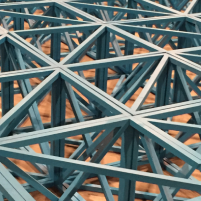
#> input picture data/images/coco/mesh.png, 201 x 201 px
$ jupyter execute sandbox_gabor.ipynb
#> lines starting #> are read from the running program, lines starting #| are printed output that depends on the picture
### lab/libtools.py
#!/usr/bin/env python3

import itertools, math, imageio
import numpy as np
import matplotlib.pyplot as plt

# [62 lines left out: functions construct_LAM, construct_SLAM, GL_eigen, not called in this run]

def downsample(mat, factor):
    return mat[::factor, ::factor]

def gaussian(dist, sigma):
    return np.exp(-(dist**2/sigma))

def gabor_filter(sigma_x, sigma_y, deg, samples=20, k=2, min=-5, max=5):
    gradient = np.linspace(min, max, samples)
    X, Y = np.meshgrid(gradient, gradient)

    rad = np.deg2rad(deg)
    X = X * np.cos(rad) - Y * np.sin(rad)
    Y = X * np.sin(rad) + Y * np.cos(rad)

    C = 1 / (2 * math.pi * sigma_x * sigma_y)
    z = C * np.exp(-(X**2) / (2 * sigma_x**2) - (Y**2) / (2 * sigma_y**2))
    gabor = np.cos(X * k) * z
    return gabor

# [39 lines left out: functions gabor_conv, HSV2RGB, grade, not called in this run]

def unit_count(a, b):
    return [np.sum(a/np.size(a)), np.sum(b/np.size(b))]

# [18 lines left out: functions render, plot_gradient, not called in this run]

### lab/sandbox/sandbox_gabor.ipynb
# Gabor Activation

[cell 1]
import PIL.Image
import numpy as np
import matplotlib.pyplot as plt

[cell 2]
import sys
sys.path.append('../..')

import libtools

---

### FILTERS

[cell 3]
def gabor_filter(sigma_x, sigma_y, deg, samples=20, k=2, min=-5, max=5):
    gradient = np.linspace(min, max, samples)
    X, Y = np.meshgrid(gradient, gradient)

    rad = np.deg2rad(deg)
    X = X * np.cos(rad) - Y * np.sin(rad)
    Y = X * np.sin(rad) + Y * np.cos(rad)

    C = 1 / (2 * np.pi * sigma_x * sigma_y)
    z = C * np.exp(-(X**2) / (2 * sigma_x**2) - (Y**2) / (2 * sigma_y**2))
    gabor = np.cos(X * k) * z
    return gabor

[cell 4]
n = 72
row = 8
col = int(n/row)
step = int(360/n)

sigma_x = 1
sigma_y = 2

plt.figure(figsize=(18,16))
for i in range(n):
    kernel = libtools.gabor_filter(sigma_x, sigma_y, i*step)
    plt.subplot(row,col,i+1)
    plt.imshow(kernel, cmap='gray')
    plt.title('Angle: ' + str(i*step))
    plt.axis('off')

plt.tight_layout()
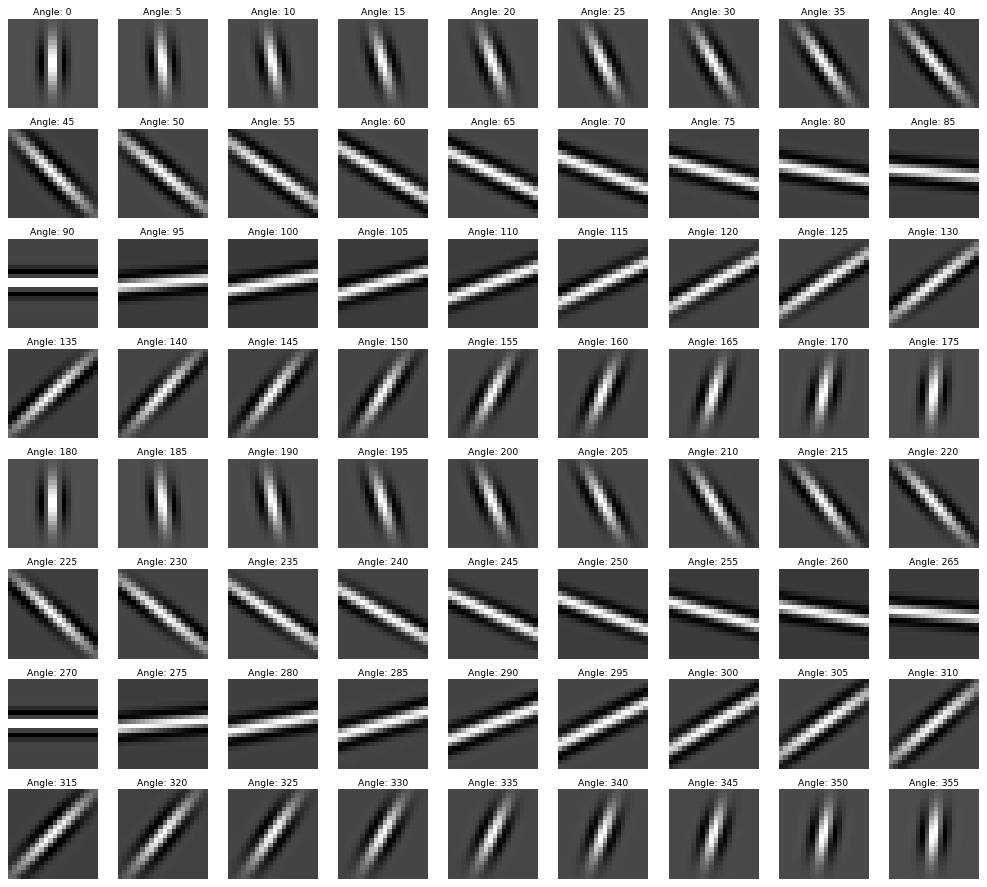
#> figure drawn by matplotlib, 72 panels

---

### ACTIVATIONS

[cell 5]
img = PIL.Image.open("../../data/images/coco/mesh.png").convert('L')
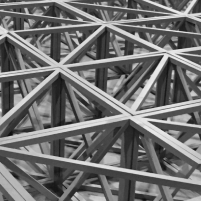
#> img: PIL image 201x201 L; min 12, max 242, mean 111.7
img /= np.max(img)
#> img: shape (201, 201) float64

[cell 6]
f = np.fft.fft2(img) # Frequency transform
fshift = np.fft.fftshift(f) # Shift zero frequency component (DC-component)
power = np.abs(fshift) # Process complex numbers
phase = np.angle(fshift)
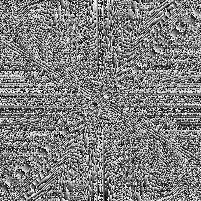
#> phase: shape (201, 201) float64; min -3.14, max 3.14, mean -4.92e-18; drawn with min black and max white

[cell 7]
# Define radial distance
nx, ny = power.shape
#> nx = 201; ny = 201
x = np.arange(-power.shape[0]//2, power.shape[0]//2)
#> x = 201 values from -101 to 99
y = np.arange(-power.shape[1]//2, power.shape[1]//2)
#> y = 201 values from -101 to 99
X, Y = np.meshgrid(x, y)
dist = np.sqrt(X**2 + Y**2)

# Compute spatial frequency
hist, bins = np.histogram(dist.flatten(), bins=np.arange(dist.max()), weights=power.flatten())
#> hist = 142 values, max 21232.5 at index 1, min 11.22 at index 141, mean 5877.5; bins = 143 values from 0 to 142

count = hist[1:].argmax()
#> count = 0
print('Freqency at which power is greatest:', count)
#| Freqency at which power is greatest: 0

[cell 8]
plt.figure(figsize=(40,10))
plt.subplot(1,4,1)
plt.imshow(img, 'gray')
plt.title('Source')

plt.subplot(1,4,2)
plt.imshow(power, 'binary')
plt.title('Power Spectra')

plt.subplot(1,4,3)
plt.imshow(np.log(power), 'binary')
plt.title('Power Spectra (Log)')

plt.subplot(1,4,4)
plt.plot(bins[:-1], hist, lw=1)
plt.vlines(count+1, 0, hist[1:].max(), linewidth=1, color='r')
plt.title('Spatial Frequency')
plt.xlabel('Distance from Origin'), plt.ylabel('Power')
plt.xlim([1,int(dist.max())]), plt.ylim([0,int(hist[1:].max())])
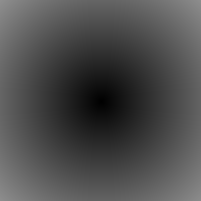
#> dist: shape (201, 201) float64; min 0, max 142.8, mean 76.9
plt.grid(alpha=0.25)
plt.tight_layout()
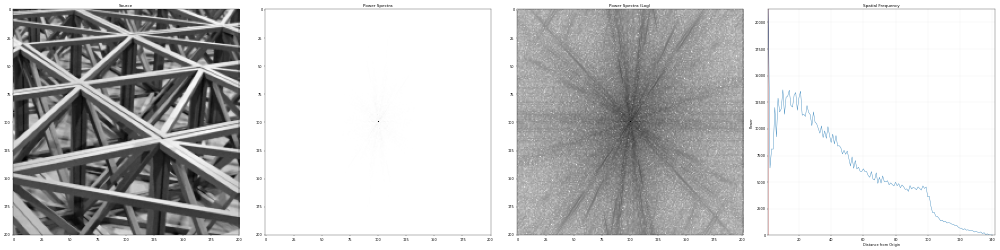
#> figure drawn by matplotlib, 4 panels; panel 4: curve peaks at x = 1, y = 21232.5

[cell 9]
step = int(count)
#> step = 0
kernel = gabor_filter(sigma_x, sigma_y, 0, step)
#> in gabor_filter, `z = C * np.exp(-(X**2) / (2 * sigma_x**2) - (Y**2) / (2 * sigma_y**2))`: z = empty array
#> kernel = empty array

pad = int(np.ceil(step/2))
#> pad = 0
pad_im = np.pad(img, pad, mode='constant', constant_values=0)

[pad_h, pad_w] = pad_im.shape
#> pad_h = 201; pad_w = 201
features = np.zeros_like(pad_im)

for i in range(1,pad_w-step):
    for j in range(1, pad_h-step):
        patch = pad_im[j:j+step,i:i+step]
        conv = patch * kernel
        rate = np.sum(conv)
        if rate <= 0:
            rate = 0
        features[int(j+(step/2)),int(i+(step/2))] = rate
#> features: shape (201, 201) float64; every value is 0

features = features[pad:pad+img.shape[0],pad:pad+img.shape[1]]
features[features<=0] = 0 # Rectify
features /= np.max(features)
#> features: shape (201, 201) float64; every value is NaN or infinite

[cell 10]
plt.figure(figsize=(30,10))
plt.subplot(1,3,1)
plt.imshow(img, 'gray')
plt.title('Kernel')

plt.subplot(1,3,2)
plt.imshow(kernel, 'gray')
plt.title('Activation Map')

plt.subplot(1,3,3)
plt.imshow(features, 'gray')
plt.title('Activation Map')
plt.tight_layout()
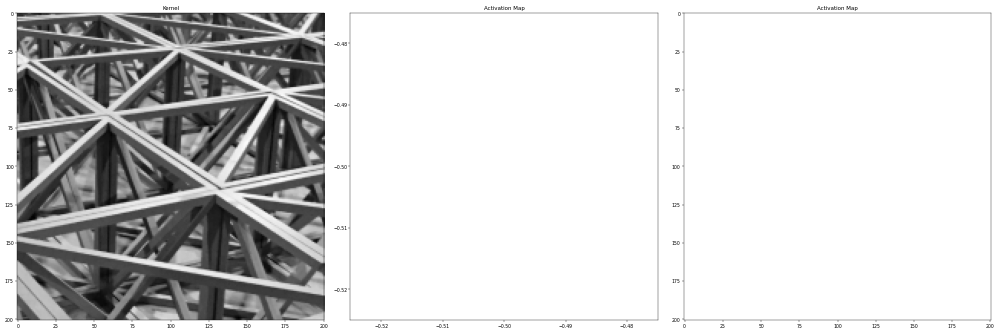
#> figure drawn by matplotlib, 3 panels

$ run again, with data/images/coco/apparatus.png copied over data/images/coco/mesh.png
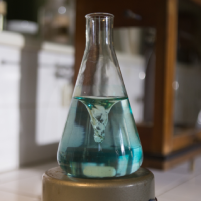
#> input picture data/images/coco/apparatus.png, 201 x 201 px
#> `phase = np.angle(fshift)`:
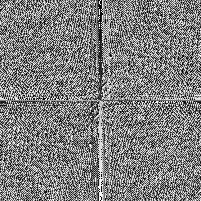
#> phase: shape (201, 201) float64; min -3.14, max 3.14, mean -9.95e-17; drawn with min black and max white
#> hist = 142 values, max 26640.8 at index 1, min 2.85 at index 141, mean 2719.7; bins = 143 values from 0 to 142
#> count = 0
#| Freqency at which power is greatest: 0
#> z = empty array
#> pad = 0
#> `[cell 10] plt.figure(figsize=(30,10)) plt.subplot(1,3,1) plt.imshow(im..`:
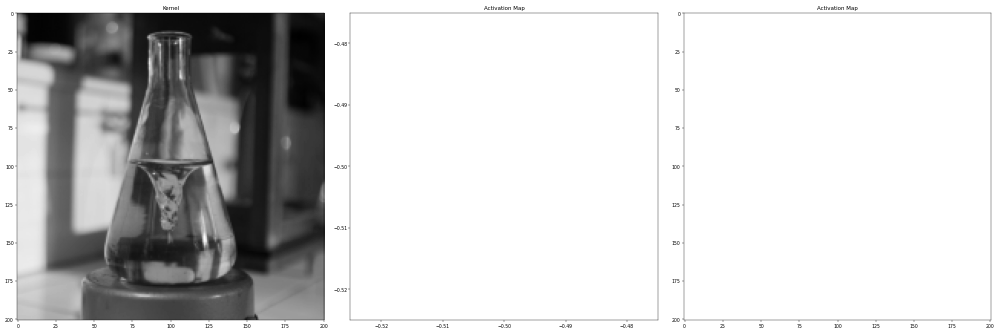
#> figure drawn by matplotlib, 3 panels

$ run again, with data/images/coco/astronaut.png copied over data/images/coco/mesh.png
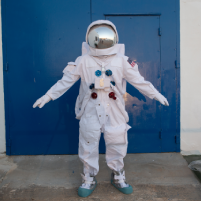
#> input picture data/images/coco/astronaut.png, 201 x 201 px
#> `phase = np.angle(fshift)`:
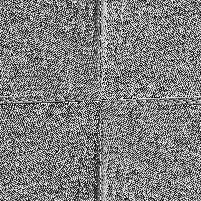
#> phase: shape (201, 201) float64; min -3.14, max 3.14, mean 1.69e-17; drawn with min black and max white
#> hist = 142 values, max 24958 at index 1, min 4.28 at index 141, mean 3094.6; bins = 143 values from 0 to 142
#> count = 0
#| Freqency at which power is greatest: 0
#> z = empty array
#> pad = 0
#> `[cell 10] plt.figure(figsize=(30,10)) plt.subplot(1,3,1) plt.imshow(im..`:
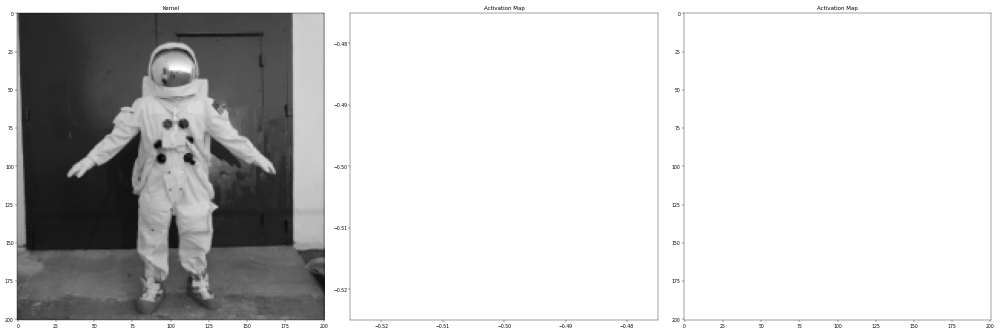
#> figure drawn by matplotlib, 3 panels
